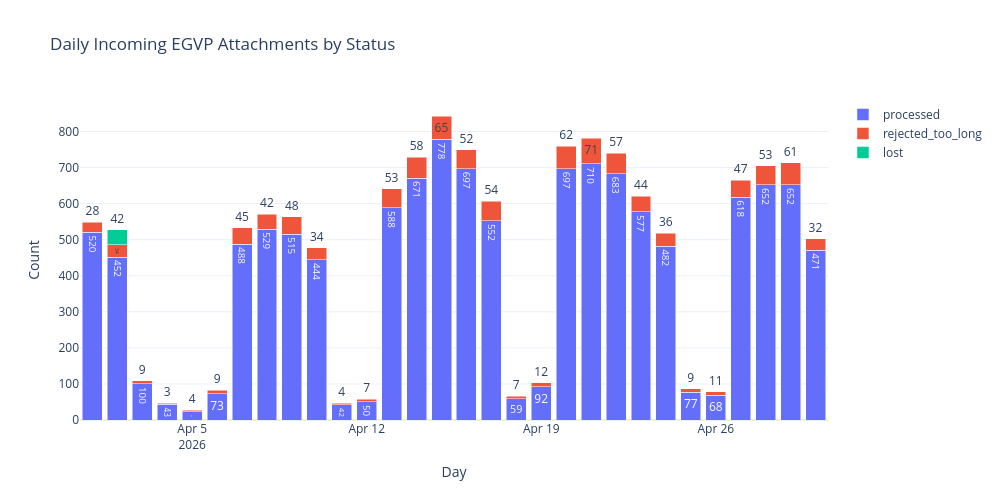

This figure's notebook cell:
### Markdown cell above
### 2)Check statuses

### Code cell
import plotly.express as px

daily_status = (
    egvp_attachments
    .groupby([egvp_attachments['created_at'].dt.date, 'status'])
    .size()
    .reset_index(name='count')
    .rename(columns={'created_at': 'day'})
)
daily_status['day'] = daily_status['day'].astype(str)

fig = px.bar(
    daily_status,
    x='day',
    y='count',
    color='status',
    title='Daily Incoming EGVP Attachments by Status',
    labels={'day': 'Day', 'count': 'Count', 'status': 'Status'},
    text='count',
)
fig.update_layout(
    template='plotly_white',
    barmode='stack',
    width=1000,
    height=500,
    legend_title_text='',
)
fig.show()

### Figure 1 — Plotly figure (JSON) as saved in the notebook; plotly's stock layout.template omitted (floating-point values rounded to 4 significant figures)
{"data": [{"hovertemplate": "Status=processed<br>Day=%{x}<br>Count=%{text}<extra></extra>", "legendgroup": "processed", "marker": {"color": "#636efa", "pattern": {"shape": ""}}, "name": "processed", "orientation": "v", "showlegend": true, "text": [520.0, 452.0, 100.0, 43.0, 23.0, 73.0, 488.0, 529.0, 515.0, 444.0, 42.0, 50.0, 588.0, 671.0, 778.0, 697.0, 552.0, 59.0, 92.0, 697.0, 710.0, 683.0, 577.0, 482.0, 77.0, 68.0, 618.0, 652.0, 652.0, 471.0], "textposition": "auto", "type": "bar", "x": ["2026-04-01", "2026-04-02", "2026-04-03", "2026-04-04", "2026-04-05", "2026-04-06", "2026-04-07", "2026-04-08", "2026-04-09", "2026-04-10", "2026-04-11", "2026-04-12", "2026-04-13", "2026-04-14", "2026-04-15", "2026-04-16", "2026-04-17", "2026-04-18", "2026-04-19", "2026-04-20", "2026-04-21", "2026-04-22", "2026-04-23", "2026-04-24", "2026-04-25", "2026-04-26", "2026-04-27", "2026-04-28", "2026-04-29", "2026-04-30"], "xaxis": "x", "y": [520, 452, 100, 43, 23, 73, 488, 529, 515, 444, 42, 50, 588, 671, 778, 697, 552, 59, 92, 697, 710, 683, 577, 482, 77, 68, 618, 652, 652, 471], "yaxis": "y"}, {"hovertemplate": "Status=rejected_too_long<br>Day=%{x}<br>Count=%{text}<extra></extra>", "legendgroup": "rejected_too_long", "marker": {"color": "#EF553B", "pattern": {"shape": ""}}, "name": "rejected_too_long", "orientation": "v", "showlegend": true, "text": [28.0, 34.0, 9.0, 3.0, 4.0, 9.0, 45.0, 42.0, 48.0, 34.0, 4.0, 7.0, 53.0, 58.0, 65.0, 52.0, 54.0, 7.0, 12.0, 62.0, 71.0, 57.0, 44.0, 36.0, 9.0, 11.0, 47.0, 53.0, 61.0, 32.0], "textposition": "auto", "type": "bar", "x": ["2026-04-01", "2026-04-02", "2026-04-03", "2026-04-04", "2026-04-05", "2026-04-06", "2026-04-07", "2026-04-08", "2026-04-09", "2026-04-10", "2026-04-11", "2026-04-12", "2026-04-13", "2026-04-14", "2026-04-15", "2026-04-16", "2026-04-17", "2026-04-18", "2026-04-19", "2026-04-20", "2026-04-21", "2026-04-22", "2026-04-23", "2026-04-24", "2026-04-25", "2026-04-26", "2026-04-27", "2026-04-28", "2026-04-29", "2026-04-30"], "xaxis": "x", "y": [28, 34, 9, 3, 4, 9, 45, 42, 48, 34, 4, 7, 53, 58, 65, 52, 54, 7, 12, 62, 71, 57, 44, 36, 9, 11, 47, 53, 61, 32], "yaxis": "y"}, {"hovertemplate": "Status=lost<br>Day=%{x}<br>Count=%{text}<extra></extra>", "legendgroup": "lost", "marker": {"color": "#00cc96", "pattern": {"shape": ""}}, "name": "lost", "orientation": "v", "showlegend": true, "text": [42.0], "textposition": "auto", "type": "bar", "x": ["2026-04-02"], "xaxis": "x", "y": [42], "yaxis": "y"}], "layout": {"barmode": "stack", "height": 500, "legend": {"title": {"text": ""}, "tracegroupgap": 0}, "title": {"text": "Daily Incoming EGVP Attachments by Status"}, "width": 1000, "xaxis": {"anchor": "y", "domain": [0, 1], "title": {"text": "Day"}}, "yaxis": {"anchor": "x", "domain": [0, 1], "title": {"text": "Count"}}}}
